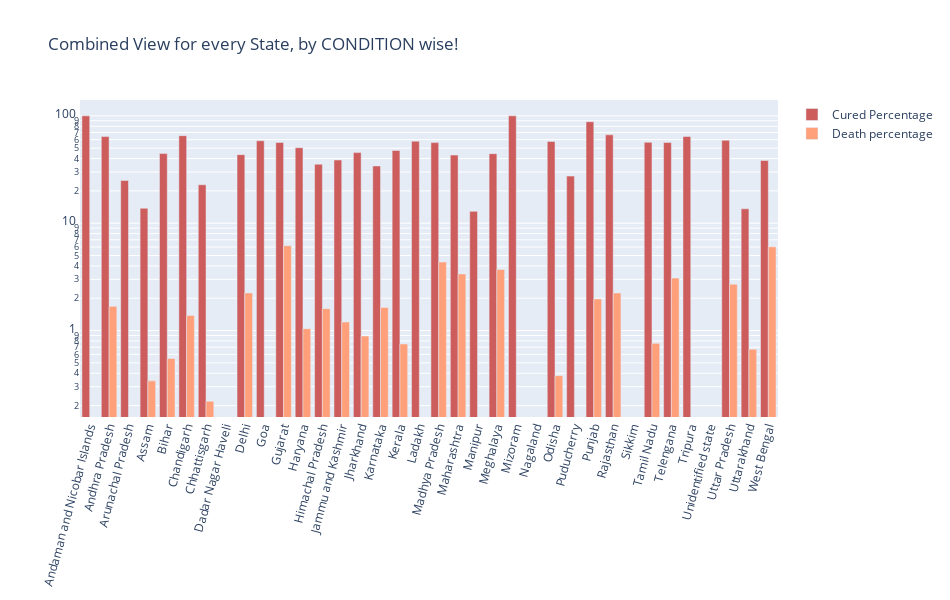

The notebook cell saved with this chart:
### Code cell
states = pivoted_df_percent.columns[1:]

fig = go.Figure()
fig.add_trace(go.Bar(
    x=states,
    y=pivoted_df_percent.loc[0].values[1:],
    name='Cured Percentage',
    marker_color='indianred'
))
fig.add_trace(go.Bar(
    x=states,
    y=pivoted_df_percent.loc[1].values[1:],
    name='Death percentage',
    marker_color='lightsalmon'
))


# Here we modify the tickangle of the xaxis, resulting in rotated labels.
fig.update_layout(barmode='group', xaxis_tickangle=-75,width=950, height=600,title_text = 'Combined View for every State, by CONDITION wise!')
fig.update_yaxes(type="log")
fig.update_yaxes(nticks=20)
fig.update_layout(
    hoverlabel=dict(
        bgcolor="white", 
        font_size=16, 
        font_family="Rockwell"
    )
)
cured_vs_death_percent = PATH +'/cured_vs_death_percent'
pt.offline.plot(fig,filename = cured_vs_death_percent)
fig.show()

### Figure 1 — Plotly figure (JSON) as saved in the notebook; plotly's stock layout.template omitted (floating-point values rounded to 4 significant figures)
{"data": [{"marker": {"color": "indianred"}, "name": "Cured Percentage", "type": "bar", "x": ["Andaman and Nicobar Islands", "Andhra Pradesh", "Arunachal Pradesh", "Assam", "Bihar", "Chandigarh", "Chhattisgarh", "Dadar Nagar Haveli", "Delhi", "Goa", "Gujarat", "Haryana", "Himachal Pradesh", "Jammu and Kashmir", "Jharkhand", "Karnataka", "Kerala", "Ladakh", "Madhya Pradesh", "Maharashtra", "Manipur", "Meghalaya", "Mizoram", "Nagaland", "Odisha", "Puducherry", "Punjab", "Rajasthan", "Sikkim", "Tamil Nadu", "Telengana", "Tripura", "Unidentified state", "Uttar Pradesh", "Uttarakhand", "West Bengal"], "y": [100, 64.14, 25, 13.76, 44.5, 65.4, 22.82, 0, 43.53, 58.57, 56.48, 50.49, 35.46, 38.79, 45.47, 34.12, 47.6, 58.11, 56.32, 43.09, 12.9, 44.44, 100, 0, 57.72, 27.45, 88.09, 66.6, 0, 56.65, 56.5, 64.18, 0, 59.23, 13.62, 38.4]}, {"marker": {"color": "lightsalmon"}, "name": "Death percentage", "type": "bar", "x": ["Andaman and Nicobar Islands", "Andhra Pradesh", "Arunachal Pradesh", "Assam", "Bihar", "Chandigarh", "Chhattisgarh", "Dadar Nagar Haveli", "Delhi", "Goa", "Gujarat", "Haryana", "Himachal Pradesh", "Jammu and Kashmir", "Jharkhand", "Karnataka", "Kerala", "Ladakh", "Madhya Pradesh", "Maharashtra", "Manipur", "Meghalaya", "Mizoram", "Nagaland", "Odisha", "Puducherry", "Punjab", "Rajasthan", "Sikkim", "Tamil Nadu", "Telengana", "Tripura", "Unidentified state", "Uttar Pradesh", "Uttarakhand", "West Bengal"], "y": [0, 1.68, 0, 0.34, 0.55, 1.38, 0.22, 0, 2.24, 0, 6.16, 1.04, 1.6, 1.2, 0.89, 1.64, 0.75, 0, 4.35, 3.37, 0, 3.7, 0, 0, 0.38, 0, 1.97, 2.24, 0, 0.76, 3.08, 0, 0, 2.7, 0.67, 6.02]}], "layout": {"barmode": "group", "height": 600, "hoverlabel": {"bgcolor": "white", "font": {"family": "Rockwell", "size": 16}}, "title": {"text": "Combined View for every State, by CONDITION wise!"}, "width": 950, "xaxis": {"tickangle": -75}, "yaxis": {"nticks": 20, "type": "log"}}}
